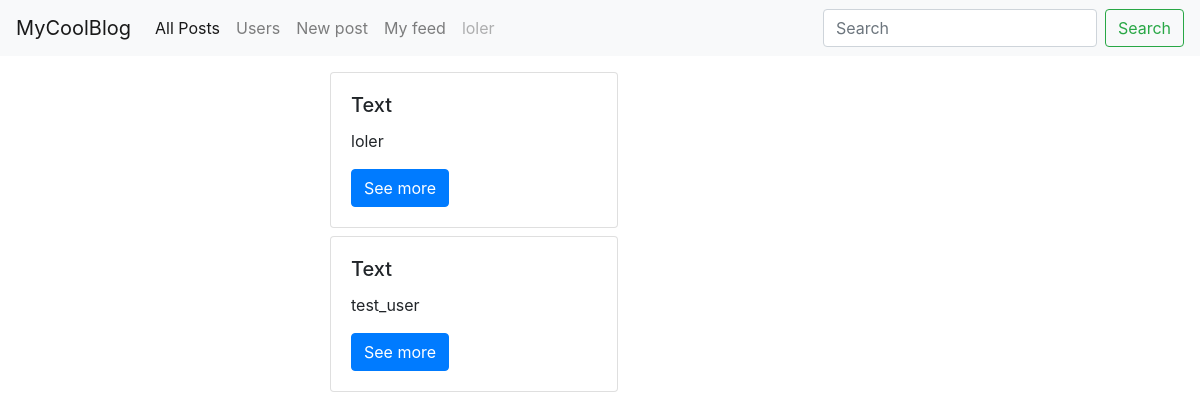
Before: /profiles/ (signed in) with the older database file.
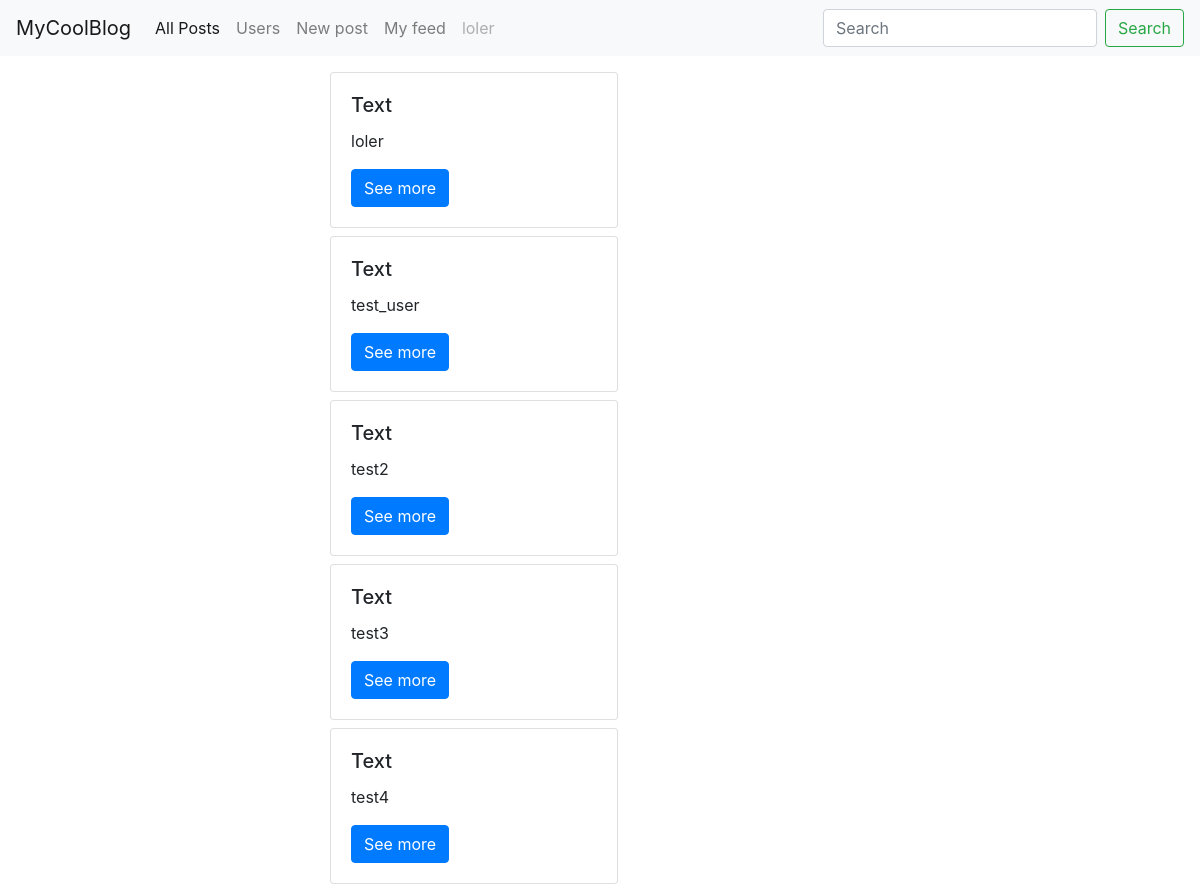
After: the same page with the newer database file.
### accounts/models.py (models this page shows)
class Account(models.Model):
    user = models.OneToOneField(User,
                             on_delete=models.CASCADE,
                             related_name = 'account')
    folowers = models.ManyToManyField("self",
                                      related_name='readers',
                                      symmetrical=False,
                                      blank=True)
    def __str__(self):
        return self.user.username

### accounts/views.py (the view)
# urls.py: path('', AccountListView.as_view(), name='profiles'),
class AccountListView(LoginRequiredMixin, ListView):
    queryset = Account.objects.all()
    context_object_name = 'accounts'
    template_name = 'accounts/accounts.html'

### templates/accounts/accounts.html
{% extends "../main.html" %}
{% block content %}
{% for account in accounts %}
    <div class="card mb-2" style="width: 18rem;">
        <div class="card-body">
            <h5 class="card-title">Text</h5>
            <p class="card-text">{{account}}</p>
        <a href="{%url 'profile' account.pk%}" class="btn btn-primary">See more</a>
  </div>
</div>
{% endfor %}
{% endblock content %}

Changed rows visible on the page:
added Account: user.username "test2"
added Account: user.username "test3"
added Account: user.username "test4"
